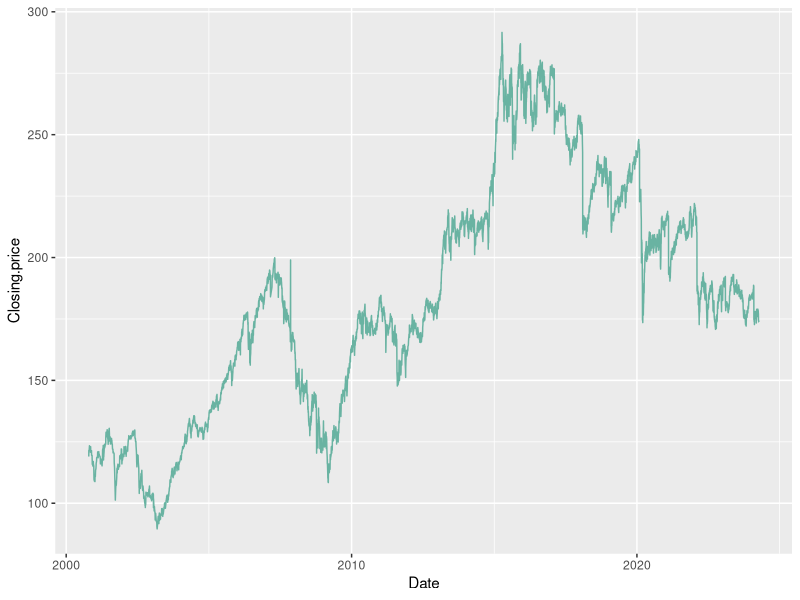
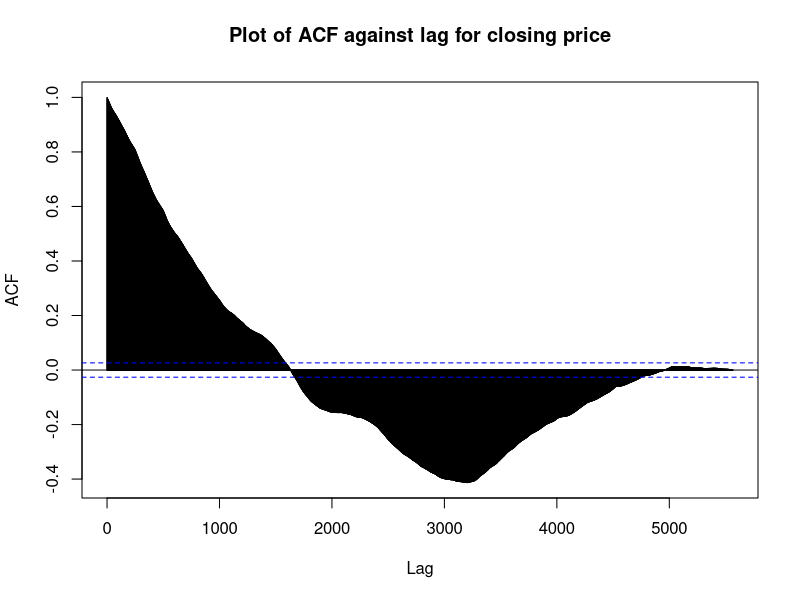
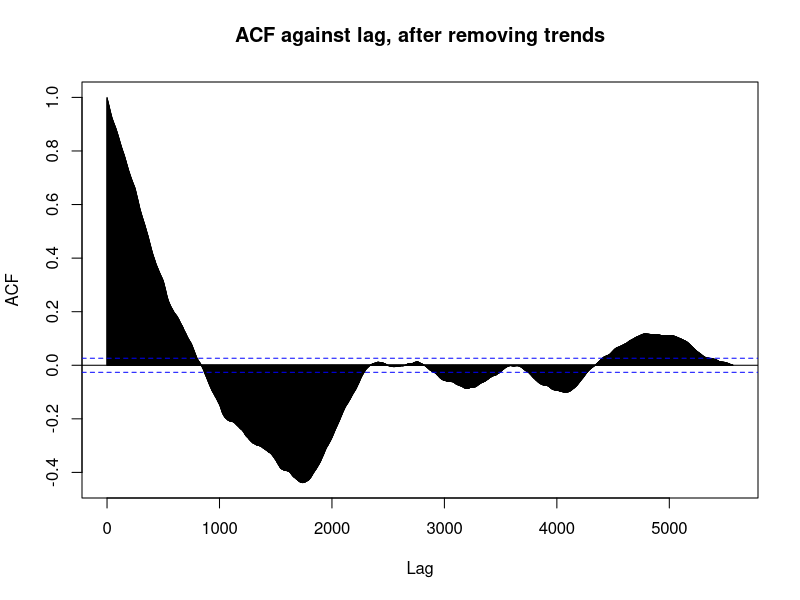
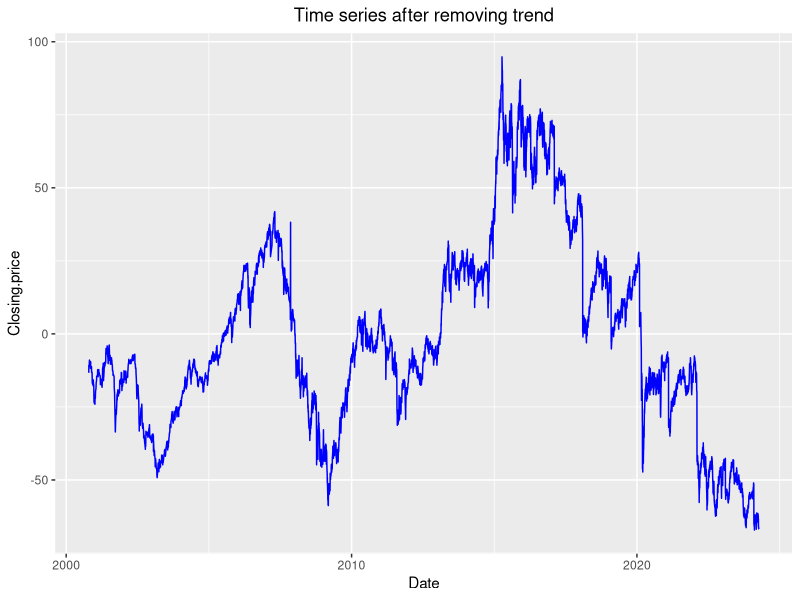
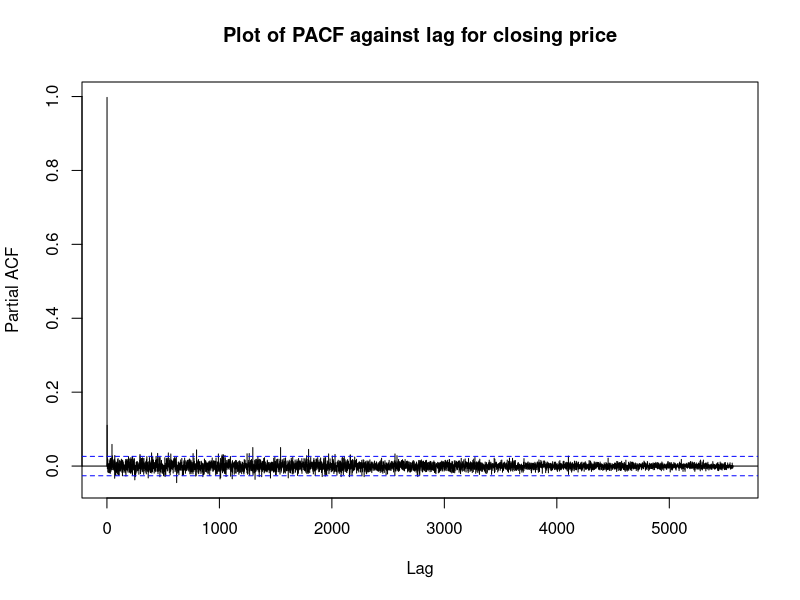
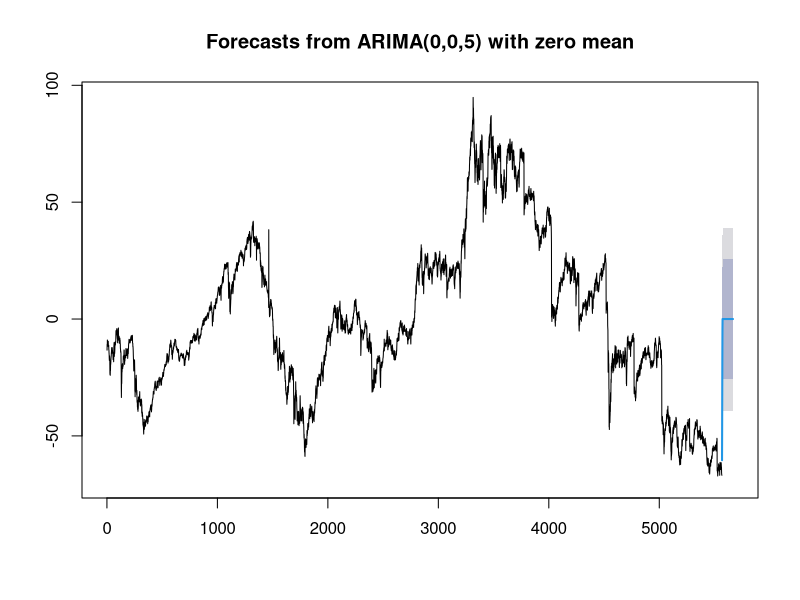
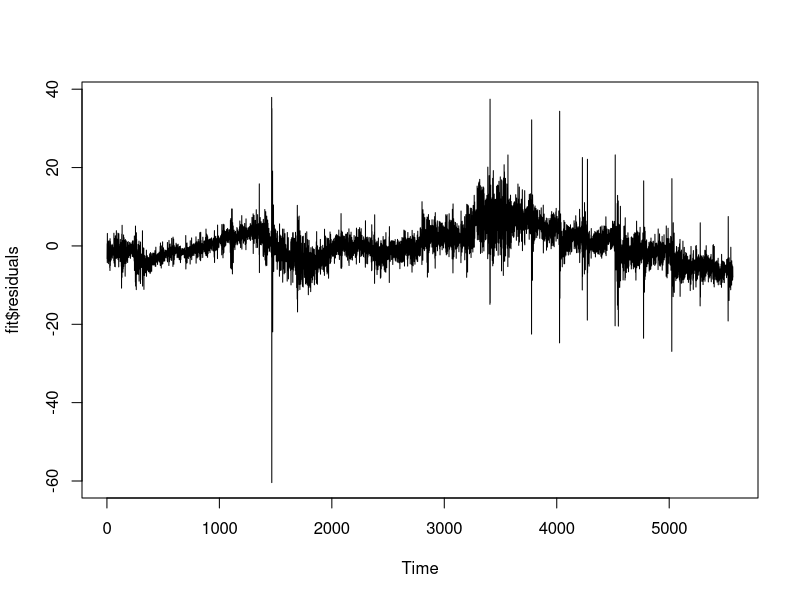
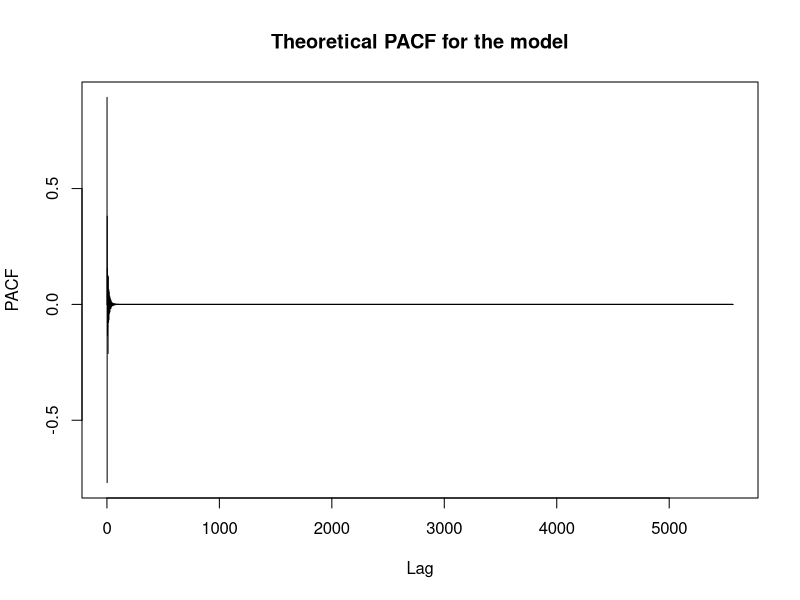

Here is the R script that generated these plots, in order:
library(ggplot2)
library(lubridate)
library(dplyr)
library(tidyverse)
library(pracma)
library(forecast)
ValueInvest_Global_A<-read_csv("ValueInvest_Global_A.csv")
data<-ValueInvest_Global_A
str(data)
data$Date<-as.Date(data$Date)
str(data)
colnames(data)<-c("Date","High.price","Low.price","Closing.price")
data


p<-ggplot(data,aes(x=Date,y=Closing.price)) + geom_line(color="#69b3a2") 
p
acf(data$Closing.price,lag.max=length(data$Closing.price),main="Plot of ACF against lag for closing price")

data$Closing.price <- detrend(data$Closing.price,tt="linear")

acf(data$Closing.price,lag.max=length(data$Closing.price),main="ACF against lag, after removing trends")

p<-ggplot(data,aes(x=Date,y=Closing.price)) + geom_line(color="blue") + ggtitle("Time series after removing trend")+
theme(plot.title = element_text(hjust = 0.5))
p

#Almost identically zero. Fit AR model
pacf(data$Closing.price,lag.max=length(data$Closing.price),main="Plot of PACF against lag for closing price")

data$Closing.price <-data$Closing.price - mean(data$Closing.price)

fit <- auto.arima(y=data$Closing.price, stationary=TRUE, seasonal=FALSE)

plot(forecast(fit,h=100))
plot(fit$residuals)




ma5pacf=ARMAacf(ma=fit$coef,lag.max=length(data$Closing.price),pacf=TRUE)
plot(ma5pacf,type="h",main="Theoretical PACF for the model",xlab="Lag",ylab="PACF")
ma5pac=ARMAacf(ma=fit$coef,lag.max=10)
plot(ma5pac,type="h",main="Theoretical ACF for the model",xlab="Lag",ylab="PACF")





  